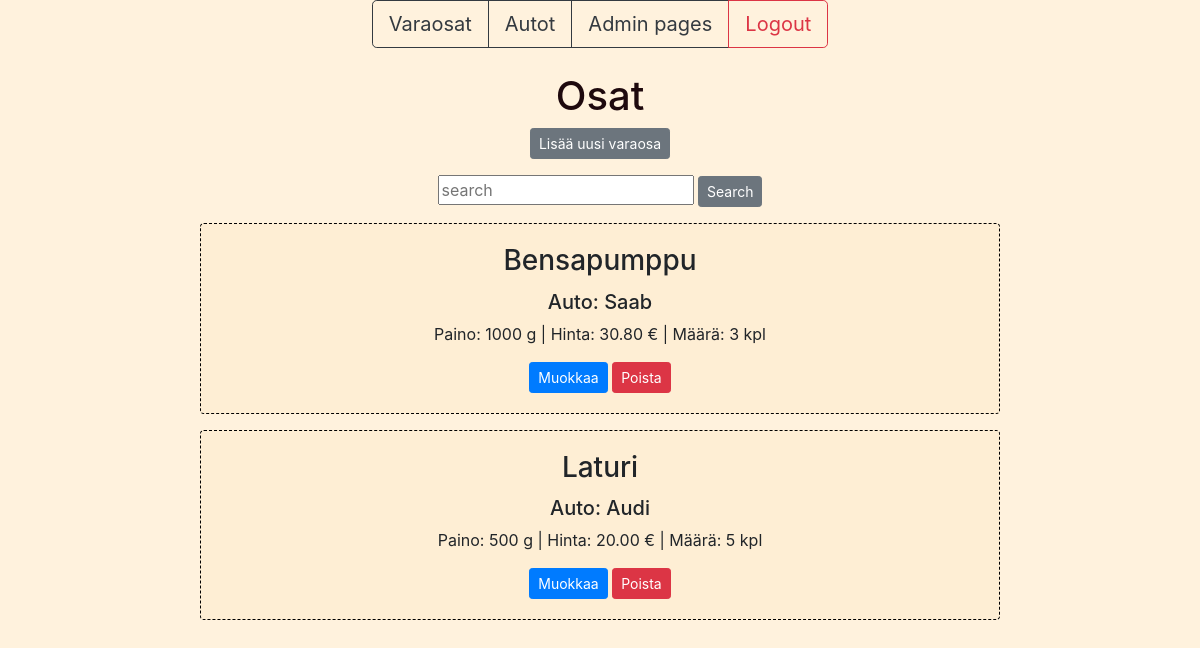
The app's page /osat/ (signed in) with its own data.
### app/models.py (models this page shows, shortened)
class Osat(models.Model):
    tuotenimi = models.CharField(max_length= 50, default="varaosat")
    auto = models.ForeignKey(Autot, on_delete=models.CASCADE)
    paino = models.CharField(max_length= 20, default="varaosat")
    määrä = models.CharField(max_length= 50, default="varaosat")
    hinta = models.DecimalField(max_digits=8, decimal_places=2, default=1.00)

class Autot(models.Model):
    merkki = models.CharField(max_length= 50, default="auto")
    malli = models.CharField(max_length= 50, default="auto")
    vuosi = models.CharField(max_length= 4, default="auto")
    väri = models.CharField(max_length= 20, default="auto")
    moottori = models.DecimalField(max_digits=8, decimal_places=2, default=1.00)
    hinta = models.DecimalField(max_digits=8, decimal_places=2, default=1.00)
    def __str__(self):
        return f"{self.merkki}"

### app/views.py (the view)
# urls.py: path('osat/', osatview),
def osatview(request):
    if not request.user.is_authenticated:
         return render(request, 'loginpage.html')
    else:
        osat = Osat.objects.all()
        autot = Autot.objects.all()
        context = {'osat': osat, 'autot': autot}
        return render (request, 'osat.html', context)

### app/templates/osat.html (shortened to what this page needs)
{% extends 'index.html' %}
{% block content %}
<br />
<br />
<h1>Osat</h1>
<button id="add-btn" class="btn btn-secondary btn-sm" onclick="showaddform()">Lisää uusi varaosa</button>
<p><form method="post" action="/search-osat/">
    <input class="card-text" class="card-text" type="text" placeholder="search" name="search">
    <input type="submit" value="Search" class="btn btn-secondary btn-sm" name="">
</form></p>
{% for o in osat %}
<p>
<div class="card" style="width: 50rem;">
    <div class="card-body">
        <h3 class="card-title">{{o.tuotenimi}} </h3>
        <h5 class="card-text">Auto: {{o.auto}}</h5>
        <p class="card-text">Paino: {{o.paino}} g | Hinta: {{o.hinta}} € | Määrä: {{o.määrä}} kpl</p>
        <a href="/edit-osat/{{o.id}}/" class="btn btn-primary btn-sm">Muokkaa</a>
        <a href="/confirm-delete-osat/{{o.id}}/" class="btn btn-danger btn-sm">Poista</a>
    </div>
</div>
</p>
{% empty %}
<div class="card" style="width: 50rem;">
    <div class="card-body">
        <p class="card-text">Ei varaosia tietokannassa!</p>
    </div>
</div>
{%endfor%}
{% endblock %}

### app/static/style.css (style rules this page uses)
h1 { color: rgb(30, 9, 13); }
body { background-color:rgb(255, 242, 221); }
.card { background-color:rgb(254, 238, 212); border-style: dashed; border-color: black; }

### records on screen
Osat: tuotenimi "Bensapumppu", auto "Saab", paino "1000", hinta "30.80", määrä "3"
Osat: tuotenimi "Laturi", auto "Audi", paino "500", hinta "20.00", määrä "5"
